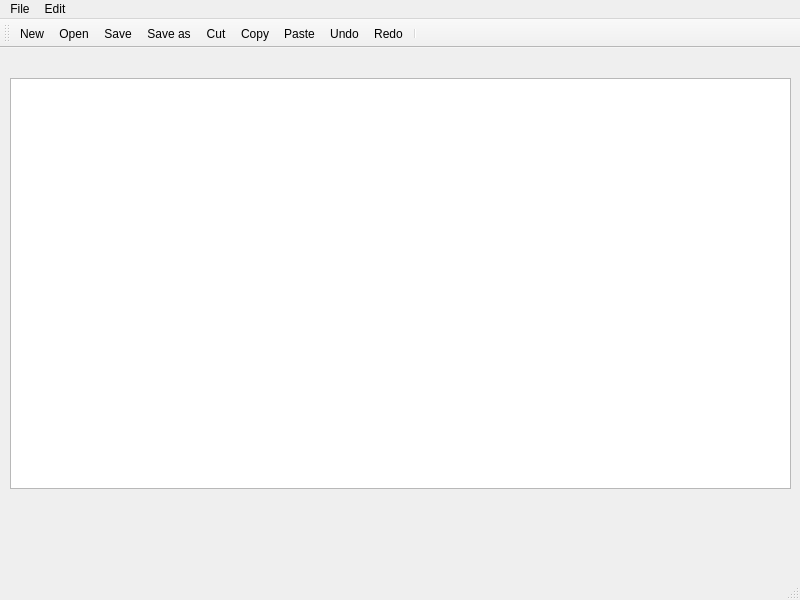
<?xml version="1.0" encoding="UTF-8"?>
<ui version="4.0">
 <class>MainWindow</class>
 <widget class="QMainWindow" name="MainWindow">
  <property name="geometry">
   <rect>
    <x>0</x>
    <y>0</y>
    <width>800</width>
    <height>600</height>
   </rect>
  </property>
  <property name="windowTitle">
   <string>MainWindow</string>
  </property>
  <widget class="QWidget" name="centralwidget">
   <widget class="QWidget" name="verticalLayoutWidget">
    <property name="geometry">
     <rect>
      <x>10</x>
      <y>30</y>
      <width>781</width>
      <height>411</height>
     </rect>
    </property>
    <layout class="QVBoxLayout" name="verticalLayout">
     <item>
      <widget class="QTextEdit" name="textEdit"/>
     </item>
    </layout>
   </widget>
  </widget>
  <widget class="QMenuBar" name="menubar">
   <property name="geometry">
    <rect>
     <x>0</x>
     <y>0</y>
     <width>800</width>
     <height>21</height>
    </rect>
   </property>
   <widget class="QMenu" name="menuFile">
    <property name="title">
     <string>File</string>
    </property>
    <addaction name="actionNew"/>
    <addaction name="actionOpen"/>
    <addaction name="separator"/>
    <addaction name="separator"/>
    <addaction name="actionSave"/>
    <addaction name="actionSave_as"/>
   </widget>
   <widget class="QMenu" name="menuEdit">
    <property name="title">
     <string>Edit</string>
    </property>
    <addaction name="actionCut"/>
    <addaction name="actionCopy"/>
    <addaction name="actionPaste"/>
    <addaction name="actionUndo"/>
    <addaction name="actionRedo"/>
    <addaction name="separator"/>
    <addaction name="separator"/>
   </widget>
   <addaction name="menuFile"/>
   <addaction name="menuEdit"/>
  </widget>
  <widget class="QStatusBar" name="statusbar"/>
  <widget class="QToolBar" name="toolBar">
   <property name="windowTitle">
    <string>toolBar</string>
   </property>
   <attribute name="toolBarArea">
    <enum>TopToolBarArea</enum>
   </attribute>
   <attribute name="toolBarBreak">
    <bool>false</bool>
   </attribute>
   <addaction name="actionNew"/>
   <addaction name="actionOpen"/>
   <addaction name="actionSave"/>
   <addaction name="actionSave_as"/>
   <addaction name="actionCut"/>
   <addaction name="actionCopy"/>
   <addaction name="actionPaste"/>
   <addaction name="actionUndo"/>
   <addaction name="actionRedo"/>
   <addaction name="separator"/>
  </widget>
  <action name="actionNew">
   <property name="icon">
    <iconset resource="Resource.qrc">
     <normaloff>:/rec/img/new-document.png</normaloff>:/rec/img/new-document.png</iconset>
   </property>
   <property name="text">
    <string>New</string>
   </property>
  </action>
  <action name="actionOpen">
   <property name="icon">
    <iconset resource="Resource.qrc">
     <normaloff>:/rec/img/open.png</normaloff>:/rec/img/open.png</iconset>
   </property>
   <property name="text">
    <string>Open</string>
   </property>
  </action>
  <action name="actionSave">
   <property name="icon">
    <iconset resource="Resource.qrc">
     <normaloff>:/rec/img/save.png</normaloff>:/rec/img/save.png</iconset>
   </property>
   <property name="text">
    <string>Save</string>
   </property>
  </action>
  <action name="actionSave_as">
   <property name="icon">
    <iconset resource="Resource.qrc">
     <normaloff>:/rec/img/save-as.png</normaloff>:/rec/img/save-as.png</iconset>
   </property>
   <property name="text">
    <string>Save as</string>
   </property>
  </action>
  <action name="actionCut">
   <property name="icon">
    <iconset resource="Resource.qrc">
     <normaloff>:/rec/img/cut-with-scissors.png</normaloff>:/rec/img/cut-with-scissors.png</iconset>
   </property>
   <property name="text">
    <string>Cut</string>
   </property>
  </action>
  <action name="actionCopy">
   <property name="icon">
    <iconset resource="Resource.qrc">
     <normaloff>:/rec/img/copy.png</normaloff>:/rec/img/copy.png</iconset>
   </property>
   <property name="text">
    <string>Copy</string>
   </property>
  </action>
  <action name="actionPaste">
   <property name="icon">
    <iconset resource="Resource.qrc">
     <normaloff>:/rec/img/paste.png</normaloff>:/rec/img/paste.png</iconset>
   </property>
   <property name="text">
    <string>Paste</string>
   </property>
  </action>
  <action name="actionRedo">
   <property name="icon">
    <iconset resource="Resource.qrc">
     <normaloff>:/rec/img/redo.png</normaloff>:/rec/img/redo.png</iconset>
   </property>
   <property name="text">
    <string>Redo</string>
   </property>
  </action>
  <action name="actionUndo">
   <property name="icon">
    <iconset resource="Resource.qrc">
     <normaloff>:/rec/img/undo.png</normaloff>:/rec/img/undo.png</iconset>
   </property>
   <property name="text">
    <string>Undo</string>
   </property>
  </action>
 </widget>
 <resources>
  <include location="Resource.qrc"/>
 </resources>
 <connections/>
</ui>
